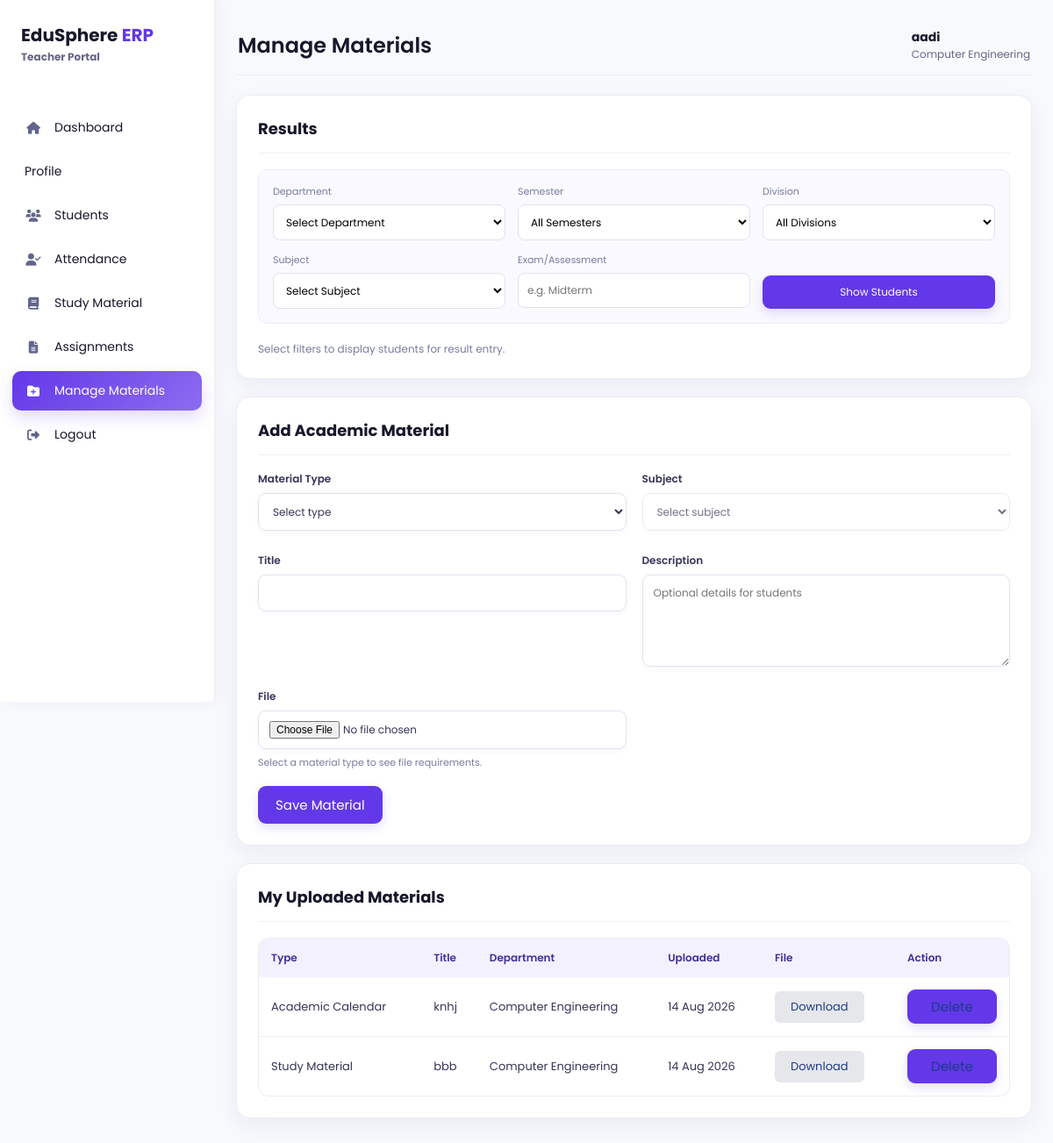
The page /teacher/manage-materials (signed in) on the database its author committed.
### models/user.py (models this page shows, shortened)
class User(db.Model):
    __tablename__ = "users"
    id = db.Column(
        db.Integer,
        primary_key=True
    )
    full_name = db.Column(
        db.String(100),
        nullable=False
    )
    enrollment_no = db.Column(
        db.String(50),
        unique=True,
        nullable=True
    )
    employee_id = db.Column(
        db.String(50),
        unique=True,
        nullable=True
    )
    parent_id = db.Column(
        db.String(50),
        unique=True,
        nullable=True
    )
    admin_id = db.Column(
        db.String(50),
        unique=True,
        nullable=True
    )
    email = db.Column(
        db.String(120),
        unique=True,
        nullable=True
    )
    phone = db.Column(
        db.String(20),
        nullable=True
    )
    password = db.Column(
        db.String(200),
        nullable=False
    )
    role = db.Column(
        db.String(20),
        nullable=False
    )
    theme = db.Column(db.String(20), nullable=False, default="light", server_default="light")
    notifications_enabled = db.Column(db.Boolean, nullable=False, default=True, server_default="1")
    accent_color = db.Column(db.String(20), nullable=False, default="purple", server_default="purple")

### models/teacher.py (models this page shows)
class Teacher(db.Model):
    __tablename__ = "teachers"
    id = db.Column(
        db.Integer,
        primary_key=True
    )
    user_id = db.Column(
        db.Integer,
        db.ForeignKey("users.id"),
        nullable=False
    )
    department = db.Column(
        db.String(50),
        nullable=True
    )
    subject = db.Column(
        db.String(100),
        nullable=True
    )

### models/academic_material.py (models this page shows)
class AcademicMaterial(db.Model):
    __tablename__ = "academic_materials"
    id = db.Column(db.Integer, primary_key=True)
    teacher_user_id = db.Column(
        db.Integer,
        db.ForeignKey("users.id"),
        nullable=False,
        index=True,
    )
    material_type = db.Column(db.String(30), nullable=False, index=True)
    department = db.Column(db.String(50), nullable=False, index=True)
    subject = db.Column(db.String(100), nullable=True, index=True)
    title = db.Column(db.String(150), nullable=False)
    description = db.Column(db.Text, nullable=True)
    original_filename = db.Column(db.String(255), nullable=True)
    stored_filename = db.Column(db.String(255), nullable=True, unique=True)
    uploaded_at = db.Column(db.DateTime, default=datetime.utcnow, nullable=False)
    teacher = db.relationship("User", foreign_keys=[teacher_user_id])

### app.py (the view, shortened to what this page needs)
@app.route("/teacher/manage-materials", methods=["GET", "POST"])
def manage_materials():
    user = get_current_user_for_role("Teacher")
    if not user:
        flash("Access denied!")
        return redirect(url_for("login"))
    teacher_profile = Teacher.query.filter_by(user_id=user.id).first()
    if not teacher_profile or not teacher_profile.department:
        flash("Set your department before managing materials.")
        return redirect(url_for("teacher"))
    result_department = request.args.get("result_department", "").strip()
    result_semester = request.args.get("result_semester", "").strip()
    result_division = request.args.get("result_division", "").strip()
    result_subject = request.args.get("result_subject", "").strip()
    result_exam = request.args.get("result_exam", "").strip()
    result_departments = [d.name for d in Department.query.order_by(Department.name).all()]
    result_semesters = list(range(1, 9))
    result_divisions = [v for (v,) in Student.query.with_entities(Student.division).filter(Student.division.isnot(None), Student.division != "").distinct().order_by(Student.division).all()]
    result_subjects = get_department_subjects(result_department or teacher_profile.department)
    result_query = Student.query
    if result_department in result_departments:
        result_query = result_query.filter(Student.department == result_department)
    else:
        result_department = ""
    if result_semester.isdigit() and int(result_semester) in result_semesters:
        result_query = result_query.filter(Student.semester == int(result_semester))
    else:
        result_semester = ""
    if result_division in result_divisions:
        result_query = result_query.filter(Student.division == result_division)
    else:
        result_division = ""
    result_students = [(profile, student_user) for profile in result_query.all() if (student_user := db.session.get(User, profile.user_id)) is not None]
    existing_results = {}
    if result_subject and result_exam:
        existing_results = {r.student.enrollment_no: r.marks_grade for r in StudentResult.query.filter_by(subject=result_subject, exam=result_exam).all() if r.student and r.student.enrollment_no}
    existing_out_of_marks = next((r.out_of_marks for r in StudentResult.query.filter_by(subject=result_subject, exam=result_exam).all()), None) if result_subject and result_exam else None
    existing_is_internal = next((r.is_internal for r in StudentResult.query.filter_by(subject=result_subject, exam=result_exam).all()), True) if result_subject and result_exam else True
    materials = AcademicMaterial.query.filter_by(
        teacher_user_id=user.id
    ).order_by(AcademicMaterial.uploaded_at.desc()).all()
    return render_template(
        "manage_materials.html",
        current_user=user,
        teacher_profile=teacher_profile,
        material_types=sorted(MATERIAL_TYPES),
        material_upload_rules=MATERIAL_UPLOAD_RULES,
        teacher_subjects=[teacher_profile.subject] if teacher_profile.subject else [],
        materials=materials,
        result_departments=result_departments,
        result_semesters=result_semesters,
        result_divisions=result_divisions,
        result_subjects=result_subjects,
        result_students=result_students,
        result_department=result_department,
        result_semester=result_semester,
        result_division=result_division,
        result_subject=result_subject,
        result_exam=result_exam,
        existing_results=existing_results,
        existing_out_of_marks=existing_out_of_marks,
        existing_is_internal=existing_is_internal,
    )

### app.py (called while the page is built)
def get_current_user_for_role(role):
    if session.get("role") != role or "user_id" not in session:
        return None
    user = db.session.get(User, session["user_id"])
    if not user or user.role != role:
        session.clear()
        return None
    return user

def get_department_subjects(department):
    if not department:
        return []
    teacher_subjects = [
        subject
        for (subject,) in db.session.query(Teacher.subject).filter(
            Teacher.department == department,
            Teacher.subject.isnot(None),
            Teacher.subject != "",
        ).distinct().all()
    ]
    material_subjects = [
        subject
        for (subject,) in db.session.query(AcademicMaterial.subject).filter(
            AcademicMaterial.department == department,
            AcademicMaterial.subject.isnot(None),
            AcademicMaterial.subject != "",
        ).distinct().all()
    ]
    return sorted(set(teacher_subjects + material_subjects), key=str.casefold)

### templates/manage_materials.html (shortened to what this page needs)
<!DOCTYPE html>
<html lang="en">
<head>
    <link rel="stylesheet" href="{{ url_for('static', filename='css/teacher.css') }}">
    <link rel="stylesheet" href="{{ url_for('static', filename='css/palette.css') }}">
    <link rel="stylesheet" href="https://cdnjs.cloudflare.com/ajax/libs/font-awesome/6.6.0/css/all.min.css">
</head>
<body class="teacher-dashboard-page teacher-manage-materials theme-{{ current_user.theme or 'light' }} accent-{{ current_user.accent_color or 'purple' }}">
<div class="sidebar"><div class="logo"><h2>EduSphere <span>ERP</span></h2><small>Teacher Portal</small></div><ul>
        <li onclick="window.location.href='{{ url_for('teacher') }}'"><i class="fa-solid fa-house"></i><span>Dashboard</span></li>
        <li onclick="window.location.href='{{ url_for('teacher_profile') }}'"><span>Profile</span></li>
        <li onclick="window.location.href='{{ url_for('teacher_students') }}'"><i class="fa-solid fa-users"></i><span>Students</span></li>
        <li onclick="window.location.href='{{ url_for('teacher_attendance') }}'"><i class="fa-solid fa-user-check"></i><span>Attendance</span></li>
        <li onclick="window.location.href='{{ url_for('teacher_materials') }}'"><i class="fa-solid fa-book"></i><span>Study Material</span></li>
        <li onclick="window.location.href='{{ url_for('teacher_assignments') }}'"><i class="fa-solid fa-file-lines"></i><span>Assignments</span></li>
        <li class="active"><i class="fa-solid fa-folder-plus"></i><span>Manage Materials</span></li>
        <li onclick="window.location.href='{{ url_for('logout') }}'"><i class="fa-solid fa-right-from-bracket"></i><span>Logout</span></li>
    </ul></div>
    <main class="main">
        <div class="topbar"><h2>Manage Materials</h2><div class="profile"><div><h4>{{ current_user.full_name }}</h4><p>{{ teacher_profile.department }}</p></div></div></div>
        <section class="box full teacher-results-panel"><h3>Results</h3><form class="teacher-result-filters" method="GET"><label>Department<select name="result_department"><option value="">Select Department</option></select></label><label>Semester<select name="result_semester"><option value="">All Semesters</option></select></label><label>Division<select name="result_division"><option value="">All Divisions</option></select></label><label>Subject<select name="result_subject"><option value="">Select Subject</option></select></label><label>Exam/Assessment<input name="result_exam" value="{{ result_exam }}" placeholder="e.g. Midterm"></label><button type="submit">Show Students</button></form>{% if result_department or result_semester or result_division or result_subject or result_exam %}<table class="teacher-results-table"><tr><th>Student Name</th><th>Enrollment No</th><th>Marks/Grade</th></tr>{% for profile, student_user in result_students %}{% if student_user %}<tr><td>{{ student_user.full_name }}</td><td>{{ student_user.enrollment_no or 'Not available' }}</td><td><input class="result-entry" placeholder="Enter marks/grade" disabled></td></tr>{% endif %}{% else %}<tr><td colspan="3">No students match the selected filters.</td></tr>{% endfor %}</table>{% else %}<p class="result-filter-hint">Select filters to display students for result entry.</p>{% endif %}</section>
        <section class="box full"><h3>Add Academic Material</h3>
            <form class="material-form" method="POST" enctype="multipart/form-data">
                <label>Material Type<select id="material_type" name="material_type" required><option value="">Select type</option></select></label>
                <label id="subject_field" hidden>Subject<select id="subject" name="subject" disabled><option value="">Select subject</option></select></label>
                <label>Title<input type="text" name="title" required></label>
                <label id="description_field">Description<textarea id="description" name="description" placeholder="Optional details for students"></textarea><small id="description_hint"></small></label>
                <label id="file_field"><span id="file_label">File</span><input id="material_file" type="file" name="material_file"><small id="file_hint">Select a material type to see file requirements.</small></label>
                <button type="submit">Save Material</button>
            </form>
        </section>
        <section class="box full"><h3>My Uploaded Materials</h3>{% if materials %}
            <table><tr><th>Type</th><th>Title</th><th>Department</th><th>Uploaded</th><th>File</th><th>Action</th></tr>{% for material in materials %}<tr><td>{{ material.material_type }}</td><td>{{ material.title }}</td><td>{{ material.department }}</td><td>{{ material.uploaded_at.strftime('%d %b %Y') }}</td><td>{% if material.stored_filename %}<a class="secondary-button" href="{{ url_for('download_material', material_id=material.id) }}">Download</a>{% else %}No file{% endif %}</td><td><form method="POST" onsubmit="return confirm('Delete this uploaded material?');"><input type="hidden" name="action" value="delete_material"><input type="hidden" name="material_id" value="{{ material.id }}"><button type="submit" class="secondary-button material-delete-button">Delete</button></form></td></tr>{% endfor %}</table>
        {% else %}<p>No materials uploaded yet.</p>{% endif %}</section>
    </main>
</body>
</html>

### static/css/palette.css (style rules this page uses)
:root { --primary: #2563eb; --primary-dark: #1e3a8a; --accent: #6338e8; --surface: #ffffff; --page-background: #f4f7fc; --text: #17172b; --muted-text: #666666; }

### rows shown on the page
User: full_name "aadi"
Teacher: department "Computer Engineering"
AcademicMaterial: material_type "Academic Calendar", title "knhj", department "Computer Engineering", uploaded_at "14 Aug 2026"
AcademicMaterial: material_type "Study Material", title "bbb", department "Computer Engineering", uploaded_at "14 Aug 2026"
